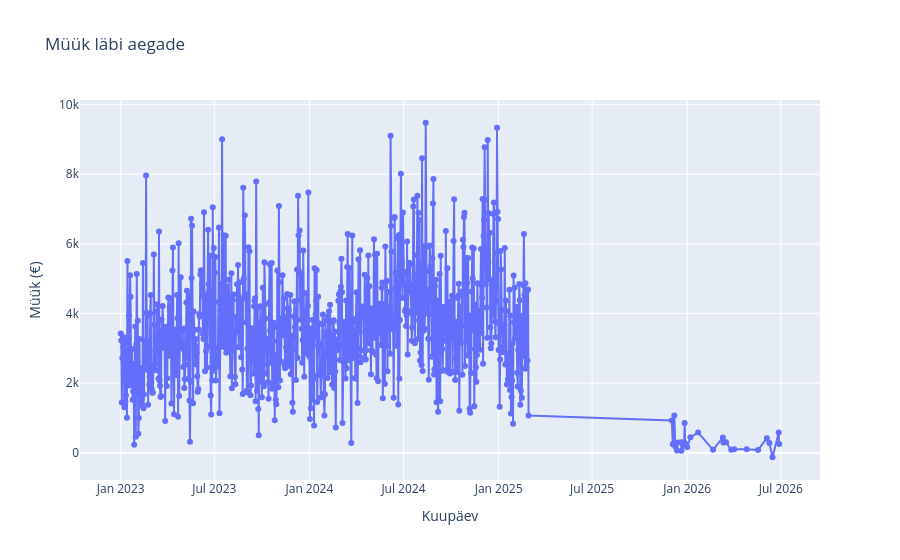

Notebook cell for this chart:
### Code cell
import os  # Impordib operatsioonisüsteemi mooduli keskkonnamuutujate lugemiseks
import pandas as pd  # Impordib Pandas teegi andmetöötluseks (lühendiga pd)
from supabase import create_client  # Impordib Supabase'i kliendi loomise funktsiooni
from dotenv import load_dotenv  # Impordib funktsiooni .env failist muutujate laadimiseks
import plotly.express as px  # Impordib Plotly teegi graafikute joonistamiseks (lühendiga px)

load_dotenv()  # Loeb .env failis olevad muutujad (URL ja KEY) mällu

supabase = create_client(  # Loo Supabase'i ühenduse klient
    os.getenv('SUPABASE_URL'),  # Loe keskkonnamuutujast Supabase'i projekti URL
    os.getenv('SUPABASE_KEY')   # Loe keskkonnamuutujast Supabase'i API võti
)

def get_data(tabel_name):  # Defineeri funktsioon get_data, mis võtab sisendiks tabeli nime
  data = []  # Loo tühi list kõigi lehekülgede andmete kogumiseks
  page_size = 1000  # Määra, et korraga küsitakse 1000 rida (Supabase limiit)
  page = 0  # Määra algseks lehekülje indeksiks 0
  while True:  # Korda päringut tsüklis, kuni kõik andmed on kätte saadud
    response = supabase.table(tabel_name).select('*').range(page * page_size, (page + 1) * page_size - 1).execute()  # Küsi Supabase'ist lehekülg andmeid (nt vahemik 0-999, siis 1000-1999)
    data.extend(response.data)  # Lisa saadud read olemasolevasse 'data' listi
    if len(response.data) < page_size:  # Kui saadud ridade arv on väiksem kui 1000, tähendab see viimast lehte
      break  # Katkesta tsükkel
    page += 1  # Suurenda lehekülje numbrit järgmise päringu jaoks
  return pd.DataFrame(data)  # Teisenda kogutud andmete list Pandase DataFrame'iks ja tagasta see

# response = supabase.table('sales').select('*').execute()  # (Kommenteeritud) Ühekordne liiga lihtne päring ilma lehitsemiseta
# df = pd.DataFrame(response.data)  # (Kommenteeritud) Teisendamine DataFrame'iks

df_sales = get_data('sales')  # Tõmba Supabase'ist sisse kogu 'sales' tabel DataFrame'ina
df_customers = get_data('customers')  # Tõmba Supabase'ist sisse kogu 'customers' tabel DataFrame'ina
df_products = get_data('products')  # Tõmba Supabase'ist sisse kogu 'products' tabel DataFrame'ina

df = pd.merge(df_sales, df_customers, on='customer_id', how='left')  # Ühenda müügid ja kliendid customer_id alusel
df = pd.merge(df, df_products, on='product_id', how='left')  # Ühenda saadud tabel toodetega product_id alusel

print(df.shape)  # Prindi ekraanile ühendatud tabeli mõõtmed (ridade arv, tulpade arv)

city_revenue = df.groupby('store_location')['total_price'].sum()  # Grupeeri poe asukoha järgi ja arvuta kogukäive (total_price sum)
print("Revenue by City:")  # Prindi pealkiri
print(city_revenue)  # Prindi linnade kaupa arvutatud käived

print("Number of Customers:", df['customer_id'].nunique())  # Arvuta ja prindi unikaalsete klientide koguarv

# 1. Leia TOP 5 toodet kogukäibe järgi
top_products = df.groupby('product_name')['total_price'].sum().nlargest(5)  # Grupeeri tootenime järgi, arvuta käive ja võta 5 suurimat
print(top_products)  # Prindi TOP 5 toodet

# 2. Leia klient suurima kogukulutusega
top_customer = df.groupby('customer_id')['total_price'].sum().idxmax()  # Grupeeri kliendi järgi, arvuta kulutused ja leia suurima summaga kliendi ID
print("Top customer:", top_customer)  # Prindi parima kliendi ID

df['sale_date'] = pd.to_datetime(df['sale_date'])  # Teisenda sale_date tulp teksti kujult kuupäeva tüüpi (datetime)

sales_over_time = (df.groupby('sale_date')['total_price'].sum().reset_index())  # Grupeeri kuupäeva järgi, arvuta päevakäive ja muuda tulemus tavaliseks tabeliks
sales_over_time.columns = ['Müügikuupäev', 'Müük']  # Nimeta tabeli tulbad uuesti eestikeelseks

fig_line = px.line(  # Loo Plotly joongraafiku objekt
    sales_over_time,  # Määra andmeallikaks sales_over_time tabel
    x='Müügikuupäev',  # X-teljele pane müügikuupäev
    y='Müük',  # Y-teljele pane müügisumma
    title='Müük läbi aegade',  # Määra graafikule pealkiri
    markers=True  # Lisa joonel olevatele andmepunktidele täpid (märgised)
)

fig_line.update_layout(  # Uuenda graafiku kujundust
    xaxis_title='Kuupäev',  # Määra X-telje silt
    yaxis_title='Müük (€)'  # Määra Y-telje silt
)
fig_line.show()  # Kuva valmis graafik ekraanile

### Figure 1 — Plotly figure (JSON) as saved in the notebook; plotly's stock layout.template omitted (floating-point values rounded to 4 significant figures; data arrays with more than 128 entries replaced by an {"elided": "..."} marker saying what was removed)
{"data": [{"hovertemplate": "Müügikuupäev=%{x}<br>Müük=%{y}<extra></extra>", "legendgroup": "", "line": {"color": "#636efa", "dash": "solid"}, "marker": {"symbol": "circle"}, "mode": "lines+markers", "name": "", "orientation": "v", "showlegend": false, "type": "scatter", "x": {"elided": "818 str values"}, "xaxis": "x", "y": {"elided": "818 float values"}, "yaxis": "y"}], "layout": {"legend": {"tracegroupgap": 0}, "title": {"text": "Müük läbi aegade"}, "xaxis": {"anchor": "y", "domain": [0, 1], "title": {"text": "Kuupäev"}}, "yaxis": {"anchor": "x", "domain": [0, 1], "title": {"text": "Müük (€)"}}}}
